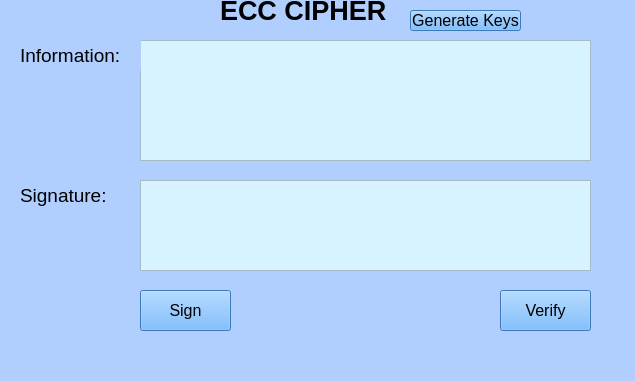
<?xml version="1.0" encoding="UTF-8"?>
<ui version="4.0">
 <class>MainWindow</class>
 <widget class="QMainWindow" name="MainWindow">
  <property name="geometry">
   <rect>
    <x>0</x>
    <y>0</y>
    <width>635</width>
    <height>381</height>
   </rect>
  </property>
  <property name="windowTitle">
   <string>MainWindow</string>
  </property>
  <property name="styleSheet">
   <string notr="true">background-color: rgb(176, 207, 255);</string>
  </property>
  <widget class="QWidget" name="centralwidget">
   <widget class="QLabel" name="label">
    <property name="geometry">
     <rect>
      <x>220</x>
      <y>0</y>
      <width>231</width>
      <height>21</height>
     </rect>
    </property>
    <property name="font">
     <font>
      <pointsize>20</pointsize>
      <weight>75</weight>
      <bold>true</bold>
     </font>
    </property>
    <property name="text">
     <string>ECC CIPHER</string>
    </property>
   </widget>
   <widget class="QPushButton" name="btn_gen_keys">
    <property name="geometry">
     <rect>
      <x>410</x>
      <y>10</y>
      <width>111</width>
      <height>21</height>
     </rect>
    </property>
    <property name="font">
     <font>
      <pointsize>12</pointsize>
     </font>
    </property>
    <property name="styleSheet">
     <string notr="true">background-color: rgb(85, 170, 255);</string>
    </property>
    <property name="text">
     <string>Generate Keys</string>
    </property>
   </widget>
   <widget class="QPlainTextEdit" name="txt_info">
    <property name="geometry">
     <rect>
      <x>140</x>
      <y>40</y>
      <width>451</width>
      <height>121</height>
     </rect>
    </property>
    <property name="styleSheet">
     <string notr="true">background-color: rgb(215, 243, 255)</string>
    </property>
   </widget>
   <widget class="QLabel" name="label_3">
    <property name="geometry">
     <rect>
      <x>20</x>
      <y>40</y>
      <width>121</width>
      <height>31</height>
     </rect>
    </property>
    <property name="font">
     <font>
      <pointsize>14</pointsize>
     </font>
    </property>
    <property name="text">
     <string>Information:</string>
    </property>
   </widget>
   <widget class="QLabel" name="label_5">
    <property name="geometry">
     <rect>
      <x>20</x>
      <y>180</y>
      <width>111</width>
      <height>31</height>
     </rect>
    </property>
    <property name="font">
     <font>
      <pointsize>14</pointsize>
     </font>
    </property>
    <property name="text">
     <string>Signature:</string>
    </property>
   </widget>
   <widget class="QPushButton" name="btn_sign">
    <property name="geometry">
     <rect>
      <x>140</x>
      <y>290</y>
      <width>91</width>
      <height>41</height>
     </rect>
    </property>
    <property name="font">
     <font>
      <pointsize>12</pointsize>
     </font>
    </property>
    <property name="styleSheet">
     <string notr="true">background-color: rgb(85, 170, 255);</string>
    </property>
    <property name="text">
     <string>Sign</string>
    </property>
   </widget>
   <widget class="QPushButton" name="btn_verify">
    <property name="geometry">
     <rect>
      <x>500</x>
      <y>290</y>
      <width>91</width>
      <height>41</height>
     </rect>
    </property>
    <property name="font">
     <font>
      <pointsize>12</pointsize>
     </font>
    </property>
    <property name="styleSheet">
     <string notr="true">background-color: rgb(85, 170, 255);</string>
    </property>
    <property name="text">
     <string>Verify</string>
    </property>
   </widget>
   <widget class="QPlainTextEdit" name="txt_sign">
    <property name="geometry">
     <rect>
      <x>140</x>
      <y>180</y>
      <width>451</width>
      <height>91</height>
     </rect>
    </property>
    <property name="styleSheet">
     <string notr="true">background-color: rgb(215, 243, 255)</string>
    </property>
   </widget>
  </widget>
  <widget class="QMenuBar" name="menubar">
   <property name="geometry">
    <rect>
     <x>0</x>
     <y>0</y>
     <width>635</width>
     <height>21</height>
    </rect>
   </property>
  </widget>
  <widget class="QStatusBar" name="statusbar"/>
 </widget>
 <resources/>
 <connections/>
</ui>
